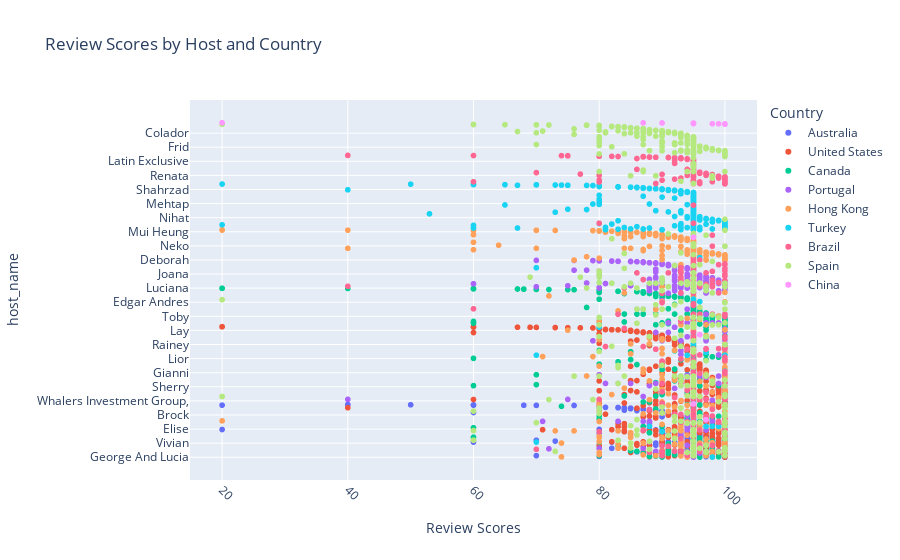

The cell this chart's notebook holds for it:
### Code cell
#Review Scores by Host and Country
re_sc=Airbnb[['host_name','Review_scores','Country']]
review_sc=re_sc.sort_values('Review_scores',ascending=False)
fig = px.scatter(review_sc, x='Review_scores', y='host_name', color='Country', title='Review Scores by Host and Country',
                 labels={'Review_scores': 'Review Scores'})

fig.update_layout(xaxis=dict(tickangle=45))
fig.show()

### Figure 1 — Plotly figure (JSON) as saved in the notebook; plotly's stock layout.template omitted (floating-point values rounded to 4 significant figures; data arrays with more than 128 entries replaced by an {"elided": "..."} marker saying what was removed)
{"data": [{"hovertemplate": "Country=Australia<br>Review Scores=%{x}<br>host_name=%{y}<extra></extra>", "legendgroup": "Australia", "marker": {"color": "#636efa", "symbol": "circle"}, "mode": "markers", "name": "Australia", "showlegend": true, "type": "scattergl", "x": {"elided": "610 int values"}, "xaxis": "x", "y": {"elided": "610 str values"}, "yaxis": "y"}, {"hovertemplate": "Country=United States<br>Review Scores=%{x}<br>host_name=%{y}<extra></extra>", "legendgroup": "United States", "marker": {"color": "#EF553B", "symbol": "circle"}, "mode": "markers", "name": "United States", "showlegend": true, "type": "scattergl", "x": {"elided": "1220 int values"}, "xaxis": "x", "y": {"elided": "1220 str values"}, "yaxis": "y"}, {"hovertemplate": "Country=Canada<br>Review Scores=%{x}<br>host_name=%{y}<extra></extra>", "legendgroup": "Canada", "marker": {"color": "#00cc96", "symbol": "circle"}, "mode": "markers", "name": "Canada", "showlegend": true, "type": "scattergl", "x": {"elided": "646 int values"}, "xaxis": "x", "y": {"elided": "646 str values"}, "yaxis": "y"}, {"hovertemplate": "Country=Portugal<br>Review Scores=%{x}<br>host_name=%{y}<extra></extra>", "legendgroup": "Portugal", "marker": {"color": "#ab63fa", "symbol": "circle"}, "mode": "markers", "name": "Portugal", "showlegend": true, "type": "scattergl", "x": {"elided": "550 int values"}, "xaxis": "x", "y": {"elided": "550 str values"}, "yaxis": "y"}, {"hovertemplate": "Country=Hong Kong<br>Review Scores=%{x}<br>host_name=%{y}<extra></extra>", "legendgroup": "Hong Kong", "marker": {"color": "#FFA15A", "symbol": "circle"}, "mode": "markers", "name": "Hong Kong", "showlegend": true, "type": "scattergl", "x": {"elided": "598 int values"}, "xaxis": "x", "y": {"elided": "598 str values"}, "yaxis": "y"}, {"hovertemplate": "Country=Turkey<br>Review Scores=%{x}<br>host_name=%{y}<extra></extra>", "legendgroup": "Turkey", "marker": {"color": "#19d3f3", "symbol": "circle"}, "mode": "markers", "name": "Turkey", "showlegend": true, "type": "scattergl", "x": {"elided": "650 int values"}, "xaxis": "x", "y": {"elided": "650 str values"}, "yaxis": "y"}, {"hovertemplate": "Country=Brazil<br>Review Scores=%{x}<br>host_name=%{y}<extra></extra>", "legendgroup": "Brazil", "marker": {"color": "#FF6692", "symbol": "circle"}, "mode": "markers", "name": "Brazil", "showlegend": true, "type": "scattergl", "x": {"elided": "605 int values"}, "xaxis": "x", "y": {"elided": "605 str values"}, "yaxis": "y"}, {"hovertemplate": "Country=Spain<br>Review Scores=%{x}<br>host_name=%{y}<extra></extra>", "legendgroup": "Spain", "marker": {"color": "#B6E880", "symbol": "circle"}, "mode": "markers", "name": "Spain", "showlegend": true, "type": "scattergl", "x": {"elided": "631 int values"}, "xaxis": "x", "y": {"elided": "631 str values"}, "yaxis": "y"}, {"hovertemplate": "Country=China<br>Review Scores=%{x}<br>host_name=%{y}<extra></extra>", "legendgroup": "China", "marker": {"color": "#FF97FF", "symbol": "circle"}, "mode": "markers", "name": "China", "showlegend": true, "type": "scattergl", "x": [100, 100, 100, 100, 99, 98, 97, 96, 95, 95, 95, 95, 95, 95, 95, 95, 90, 87, 20], "xaxis": "x", "y": ["炼金", "嫆", "Green", "Keira", "四掌柜", "小雨", "Jing", "Wei", "馨", "香蕉宿黑金厂民宿精品酒店", "天熙高级商务公寓(深圳丹枫白露店)", "Chao", "光炜", "夕", "昭霞", "Erik", "飞飞", "家仪(Kay)", "Zhang"], "yaxis": "y"}], "layout": {"autosize": true, "legend": {"title": {"text": "Country"}, "tracegroupgap": 0}, "title": {"text": "Review Scores by Host and Country"}, "xaxis": {"anchor": "y", "autorange": true, "domain": [0, 1], "range": [15.05, 104.9], "tickangle": 45, "title": {"text": "Review Scores"}, "type": "linear"}, "yaxis": {"anchor": "x", "autorange": true, "domain": [0, 1], "range": [-258.5, 3392.0], "title": {"text": "host_name"}, "type": "category"}}}
